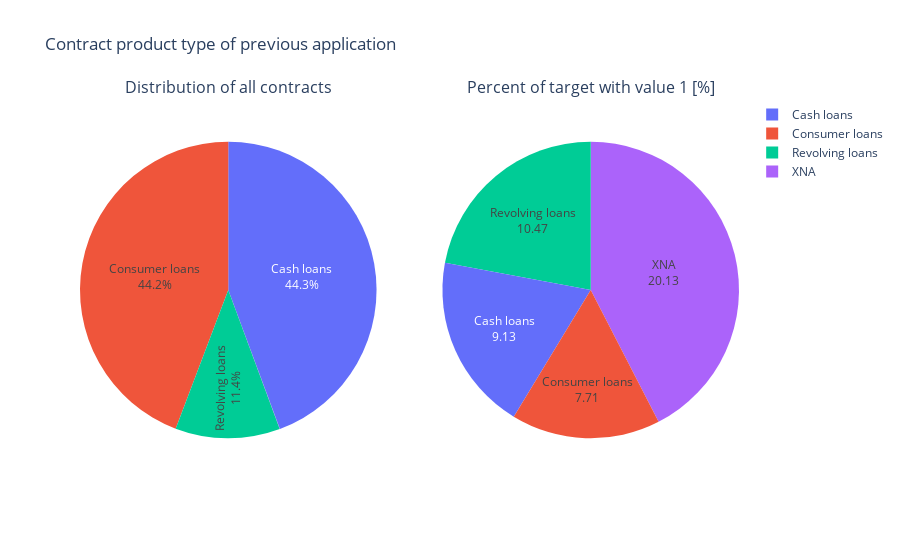

Source (notebook cell):
### Code cell
#Contract product type of previous application
pie(previous_application_filtered, "NAME_CONTRACT_TYPE",'Contract product type of previous application')

### Figure 1 — Plotly figure (JSON) as saved in the notebook; plotly's stock layout.template omitted (floating-point values rounded to 4 significant figures)
{"data": [{"domain": {"x": [0, 0.45], "y": [0, 1]}, "hole": 0, "labels": ["Cash loans", "Consumer loans", "Revolving loans", "XNA"], "textinfo": "label+percent", "textposition": "inside", "type": "pie", "values": [626764, 625256, 161368, 313]}, {"domain": {"x": [0.55, 1], "y": [0, 1]}, "hole": 0, "hoverinfo": "label+value", "labels": ["Cash loans", "Consumer loans", "Revolving loans", "XNA"], "textinfo": "label+value", "type": "pie", "values": [9.13, 7.71, 10.47, 20.13]}], "layout": {"annotations": [{"font": {"size": 16}, "showarrow": false, "text": "Distribution of all contracts", "x": 0.225, "xanchor": "center", "xref": "paper", "y": 1, "yanchor": "bottom", "yref": "paper"}, {"font": {"size": 16}, "showarrow": false, "text": "Percent of target with value 1 [%]", "x": 0.775, "xanchor": "center", "xref": "paper", "y": 1, "yanchor": "bottom", "yref": "paper"}], "title": {"text": "Contract product type of previous application"}}}
